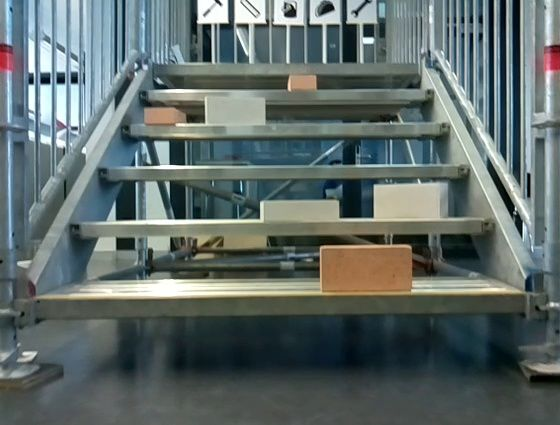
#> input picture images/treppe_mit_hindernisse_1.jpg, 560 x 425 px
$ python test.py
#> lines starting #> are read from the running program, lines starting #| are printed output that depends on the picture; after the words box and inside, x2 and y2 are one past the last pixel; in counts of white or black regions, pixels touching at a corner belong together
import cv2
import numpy as np


def _draw(p1, p2, img):
    if img is None: return
    cv2.line(img, p1, p2, (255, 0, 0), 2)


def _draw_lines(lines, img, width):
    if lines is None:
        return
    y_values = []
    drawn = []

    for x in range(0, len(lines)):
        for x1, y1, x2, y2 in lines[x]:
            if abs(y1 - y2) > 10:
                continue

            if len(y_values) == 0:
                p1 = (20, y1)
                p2 = (width - 20, y2)
                _draw(p1=p1, p2=p2, img=img)
                y_values.append(y1)
                drawn.append((p1, p2))

            has_neighbour = False
            for y in y_values:
                if len(y_values) > 0 and abs(y - y1) < 30:
                    has_neighbour = True
                    break

            if not has_neighbour:
                p1 = (20, y1)
                p2 = (width - 20, y2)
                _draw(p1=p1, p2=p2, img=img)
                y_values.append(y1)
                drawn.append((p1, p2))
    return drawn


def empty():
    pass

cv2.namedWindow("Result")
cv2.createTrackbar("Rho", "Result", 1, 10, empty)
cv2.createTrackbar("Theta", "Result", 1, 10, empty)
cv2.createTrackbar("Threshold", "Result", 1, 300, empty)
cv2.createTrackbar("minLineLength", "Result", 1, 300, empty)
cv2.createTrackbar("maxLineGap", "Result", 1, 300, empty)

while True:
    img = cv2.imread("../../images/treppe_mit_hindernisse_1.jpg")
#> img is the input picture: shape (425, 560, 3); mean B, G, R 105.5, 107.2, 95.2
    gauss = cv2.GaussianBlur(img, (5, 5), 0, 0)
    gray = cv2.cvtColor(gauss, cv2.COLOR_BGR2GRAY)
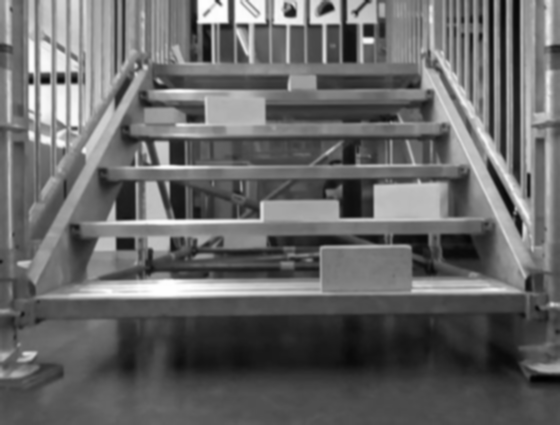
#> gray: shape (425, 560); min 1, max 254, mean 103.4
    canny = cv2.Canny(gray, 80, 240, 3)
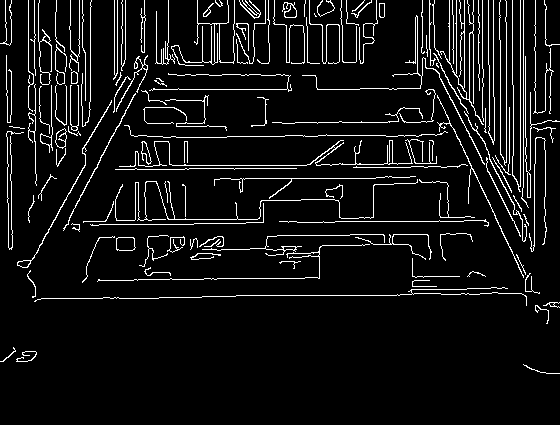
#> canny: shape (425, 560); 7.1% white in thin lines or dots, all inside (x1, y1, x2, y2) = (0, 0, 560, 374)
    lines = cv2.HoughLinesP(
        canny,
        rho=cv2.getTrackbarPos("Rho", "Result"),
        theta=cv2.getTrackbarPos("Theta", "Result") * np.pi / 180,
        threshold=cv2.getTrackbarPos("Threshold", "Result"),
        minLineLength=cv2.getTrackbarPos("minLineLength", "Result"),
        maxLineGap=cv2.getTrackbarPos("maxLineGap", "Result")
    )
#> lines = 2148 rows, first 6: [144, 17, 144, 0], [506, 182, 506, 180], [466, 115, 467, 115], [70, 39, 70, 35], [56, 80, 56, 76], [141, 153, 141, 151]

    drawnLines = _draw_lines(lines, img, img.shape[1])
#> after the loop in _draw_lines, `for x in range(0, len(lines)):`:
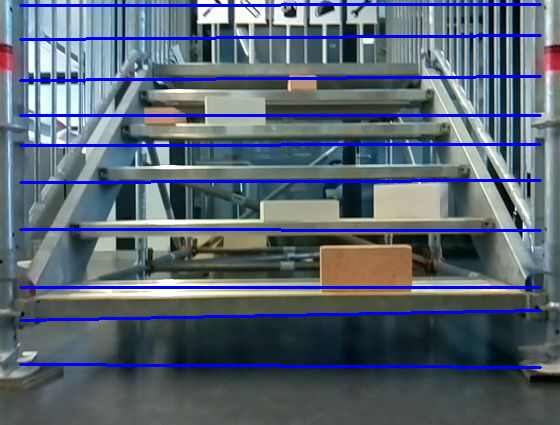
#> img: shape (425, 560, 3); 6.58% of pixels changed, all inside (x1, y1, x2, y2) = (19, 3, 542, 369)
#> after the loop in _draw_lines, `for x in range(0, len(lines)):`: drawn = [((20, 182), (540, 180)), ((20, 115), (540, 115)), ((20, 39), (540, 35)), ((20, 80), (540, 76)), ((20, 229), (540, 230)), ((20, 5), (540, 4)), ((20, 145), (540, 144)), ((20, 364), (540, 367)), ((20, 287), (540, 287)), ((20, 320), (540, 310))]; y_values = [182, 115, 39, 80, 229, 5, 145, 364, 287, 320]
#> drawnLines has the same summary as drawn in _draw_lines
    cv2.imshow("Result", img)

    if cv2.waitKey(1) & 0xFF == ord('q'):
#> (key q is pressed here)
        break

$ run again, with images/treppe_mit_hindernisse.jpg copied over images/treppe_mit_hindernisse_1.jpg
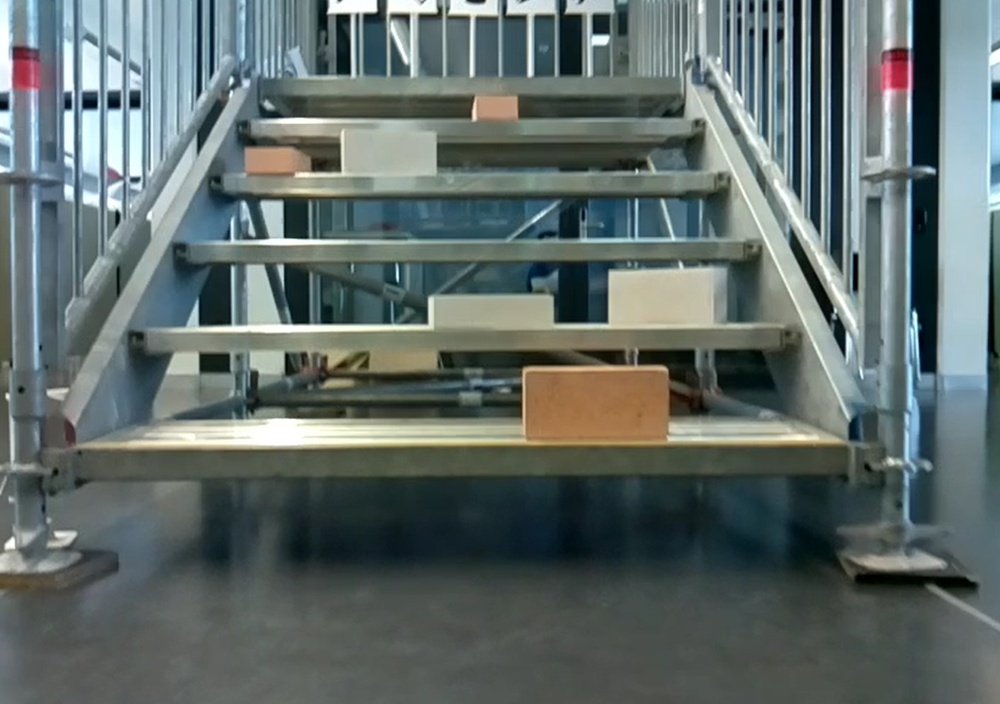
#> input picture images/treppe_mit_hindernisse.jpg, 1000 x 704 px, shrunk from 1412 x 994 before the run
#> img is the input picture: shape (704, 1000, 3); mean B, G, R 105.4, 107.5, 95.8
#> `canny = cv2.Canny(gray, 80, 240, 3)`:
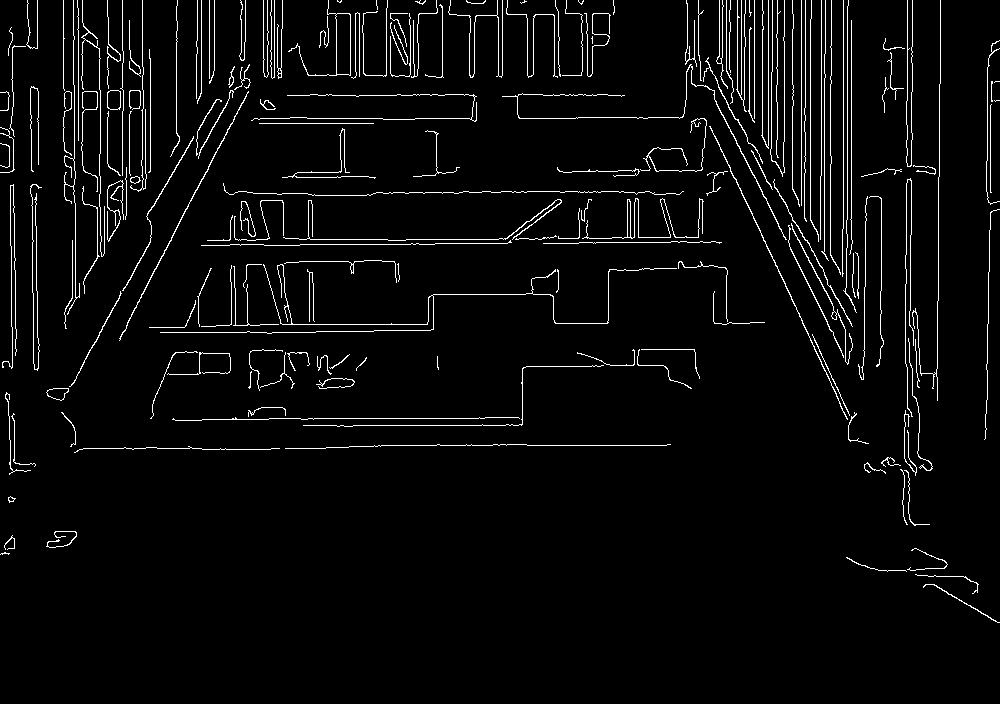
#> canny: shape (704, 1000); 3.9% white in thin lines or dots, all inside (x1, y1, x2, y2) = (0, 0, 1000, 623)
#> after the loop in _draw_lines, `for x in range(0, len(lines)):`:
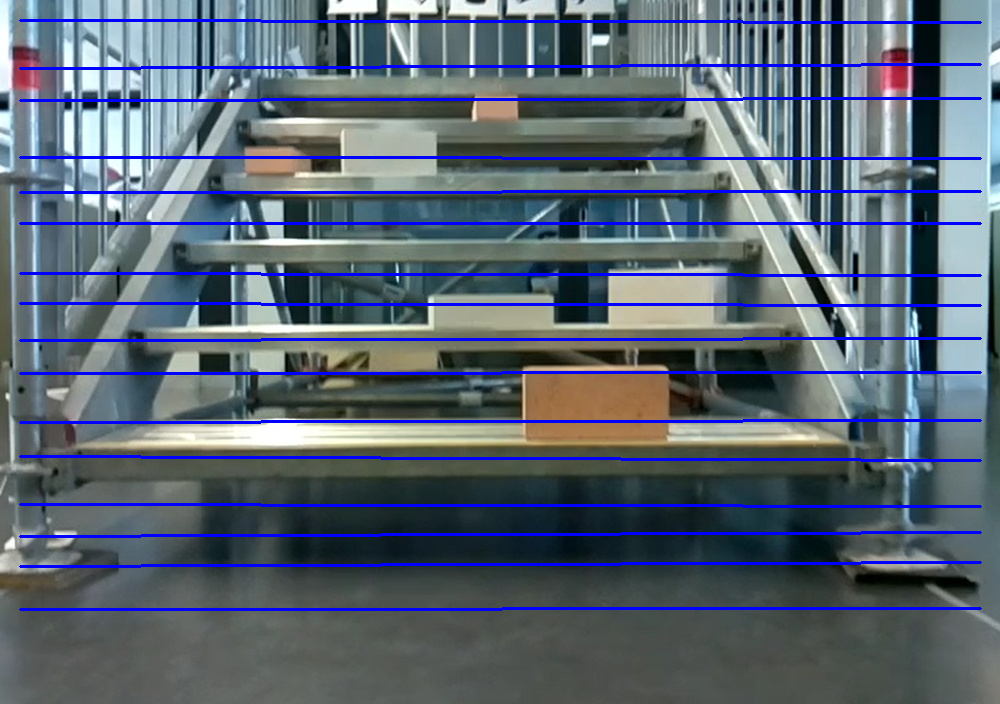
#> img: shape (704, 1000, 3); 6.56% of pixels changed, all inside (x1, y1, x2, y2) = (19, 19, 982, 611)
#> after the loop in _draw_lines, `for x in range(0, len(lines)):`: drawn = 16 items; y_values = [100, 157, 223, 20, 422, 566, 456, 68, 273, 303, 192, 504, 340, 373, 609, 536]
#> drawnLines = 16 items
